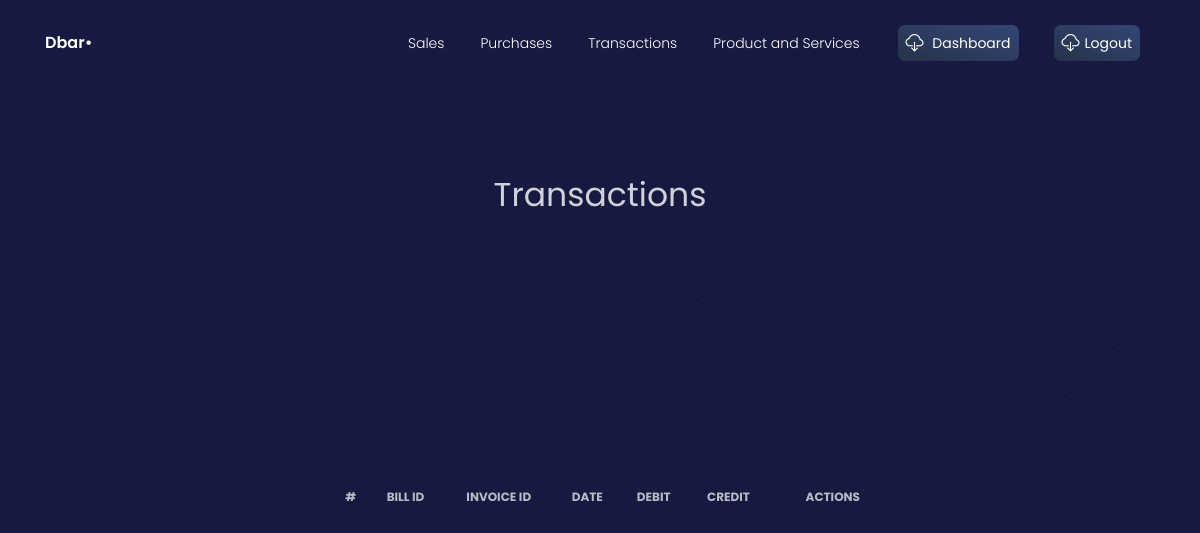
Before: /view_transactions/ (signed in) with the older database file.
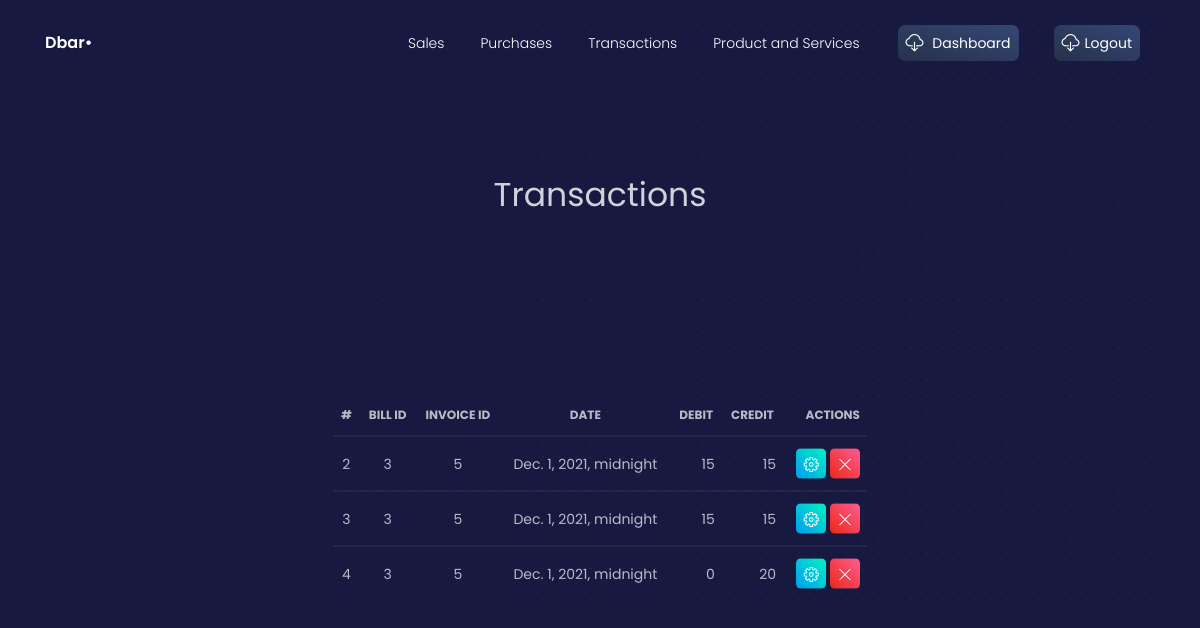
After: the same page with the newer database file.
### crm/models.py (models this page shows, shortened)
class Transaction(models.Model):
    transactionID = models.AutoField(primary_key=True)
    billID = models.ForeignKey(Purchases, on_delete=models.CASCADE)
    salesID = models.ForeignKey(Sales, on_delete=models.CASCADE)
    date = models.DateTimeField(auto_now=False, auto_now_add=False)
    debit = models.IntegerField()
    credit = models.IntegerField()

class Purchases(models.Model):
    billID = models.AutoField(primary_key=True)
    companyID = models.ForeignKey(Company, on_delete=models.CASCADE)
    businessID = models.ForeignKey(Business, on_delete=models.CASCADE)
    items = models.ManyToManyField(ProductsAndServices)
    STAT = (
        ('Paid', 'Paid'),
        ('Unpaid', 'Unpaid')
    )
    status = models.CharField(max_length=64, choices=STAT)
    def __str__(self):
        return str(self.billID)

class Sales(models.Model):
    salesID = models.AutoField(primary_key=True)
    companyID = models.ForeignKey(Company, on_delete=models.CASCADE)
    businessID = models.ForeignKey(Business, on_delete=models.CASCADE)
    items = models.ManyToManyField(ProductsAndServices)
    STAT = (
        ('A', 'Approved'),
        ('NA', 'NotApproved')
    )
    status = models.CharField(max_length=2, choices=STAT)
    def __str__(self):
        return str(self.salesID)

### crm/views.py (the view)
# urls.py: path('view_transactions/', views.view_transactions, name='view_transactions' ),
@login_required
def view_transactions(request):
    context = {}
    context["dataset"] =Transaction.objects.all()
    return render(request, 'view_transactions.html', context)

### templates/view_transactions.html (shortened to what this page needs)
{% load static %}
{% load static %}
{% load widget_tweaks %}
<!DOCTYPE html>
<html lang="en">
<head>
  <link href="https://use.fontawesome.com/releases/v5.0.6/css/all.css" rel="stylesheet">
    <link rel="stylesheet" href="https://maxcdn.bootstrapcdn.com/bootstrap/4.5.2/css/bootstrap.min.css">
  <link href="{% static './css/nucleo-icons.css' %}" rel="stylesheet" />
  <link href="{% static './css/blk-design-system.css' %}" rel="stylesheet" />
  <link href="{% static './demo/demo.css' %}" rel="stylesheet" />
</head>
<body class="landing-page">
  <nav class="navbar navbar-expand-lg fixed-top navbar-transparent " color-on-scroll="100">
    <div class="container">
      <div class="navbar-translate">
        <a class="navbar-brand" href="#" target="">
          <span>Dbar•</span>
        </a>
      </div>
      <div class="collapse navbar-collapse justify-content-end" id="navigation">
        <ul class="navbar-nav">
        <li class="nav-item">
            <a class="nav-link" href="{% url 'invoices' %}">Sales</a>
          </li>
          <li class="nav-item">
            <a class="nav-link" href="{% url 'purchases' %}">Purchases</a>
          </li>
          <li class="nav-item">
            <a class="nav-link" href="{% url 'transaction' %}">Transactions</a>
          </li>
          <li class="nav-item">
            <a class="nav-link" href="{% url 'productandservice' %}">Product and Services</a>
          </li>
          <li class="nav-item">
            <a class="nav-link btn btn-default d-none d-lg-block" href="{% url 'dashboard' %}">
              <i class="tim-icons icon-cloud-download-93"></i> Dashboard
            </a>
          </li>
          <li class="nav-item">
            <a class="nav-link btn btn-default d-none d-lg-block" href="{% url 'logout' %}">
              <i class="tim-icons icon-cloud-download-93"></i>Logout
            </a>
          </li>
        </ul>
      </div>
    </div>
  </nav>
<div class="wrapper">
    <div class="page-header header-filter">
       <br /><br /><br /><br /><br /><br /><br /><br /><br /><br />
      <div class="container">
        <div class="content-center brand">
          <h1 class="h3-seo">Transactions</h1>
        </div>
      </div>
      <div class="row">
        <div class="content-center brand">
           <br /><br /><br /><br /><br /><br /><br /><br /><br /><br />
          <table class="table">
            <thead>
              <tr>
                <th class="text-center">#</th>
                <th>Bill ID</th>
                <th>Invoice ID</th>
                <th>Date</th>
                <th>Debit</th>
                <th>Credit</th>
                <th class="text-right">Actions</th>
              </tr>
            </thead>
            <tbody>
            {% for data in dataset %}
              <tr>
                  <td class="text-center">{{ data.transactionID }}</td>
                  <td>{{ data.billID }}</td>
                  <td>{{ data.salesID }}</td>
                  <td>{{ data.date }}</td>
                  <td class="text-right">{{ data.credit }}</td>
                  <td class="text-right">{{ data.debit }}</td>
                  <td class="td-actions text-right">
                  <a href="update_transactions/?id={{data.transactionID}}">
                    <button type="button" rel="tooltip" class="btn btn-success btn-sm btn-icon">
                      <i class="tim-icons icon-settings-gear-63"></i>
                    </button>
                  </a>
                  <a href='delete_transactions/?id={{data.transactionID}}'>
                    <button type="button" rel="tooltip" class="btn btn-danger btn-sm btn-icon">
                        <i class="tim-icons icon-simple-remove"></i>
                    </button>
                  </a>
                  </td>
              </tr>
            {% endfor %}
            </tbody>
          </table>
        </div>
      </div>
    </div>
  </div>
</body>
</html>

Changed rows visible on the page:
added Transaction: transactionID "2", billID "3", salesID "5", date "Dec. 1, 2021, midnight", credit "15", debit "15"
added Transaction: transactionID "3", billID "3", salesID "5", date "Dec. 1, 2021, midnight", credit "15", debit "15"
added Transaction: transactionID "4", billID "3", salesID "5", date "Dec. 1, 2021, midnight", credit "0", debit "20"
